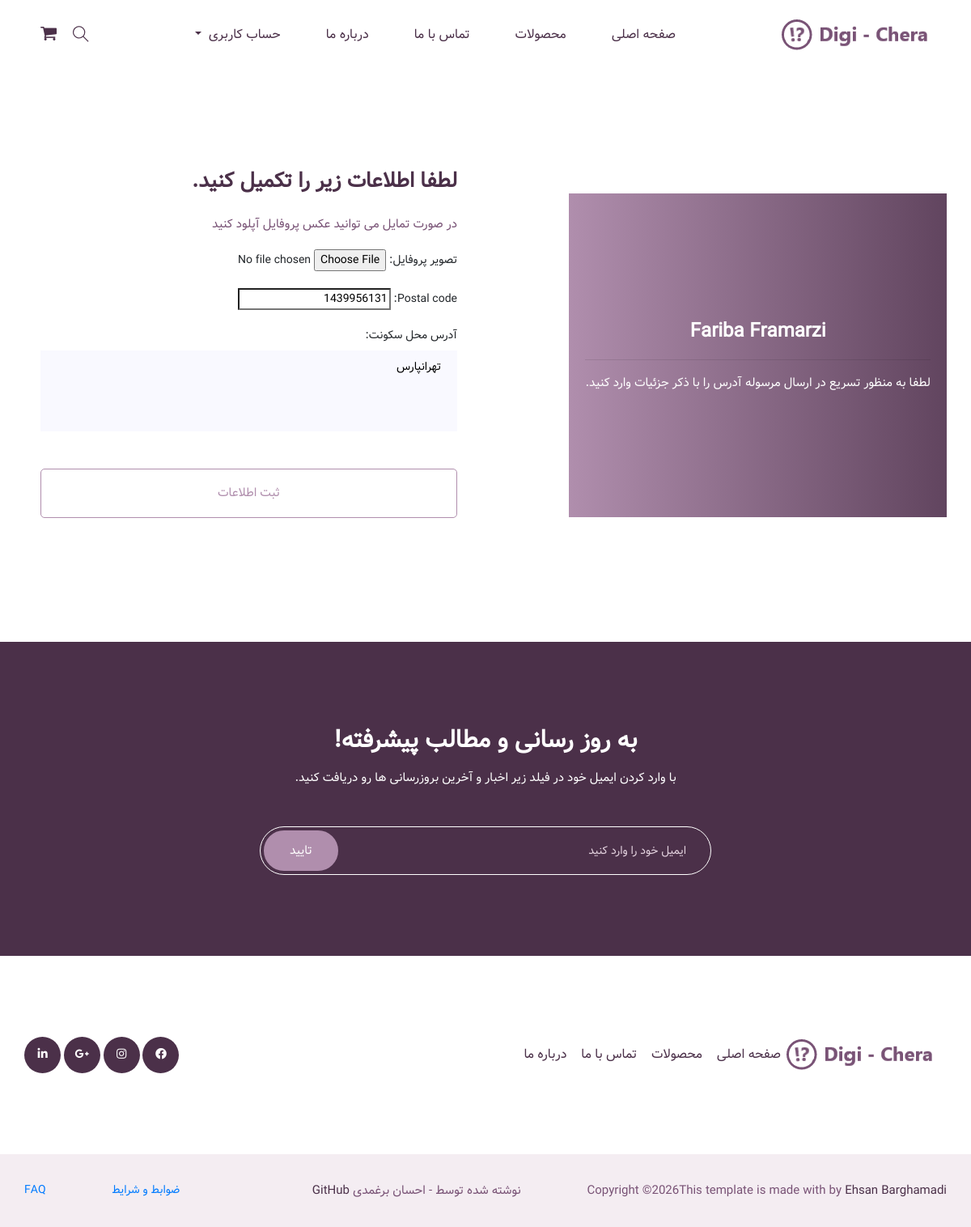
Screenshot of /account/update/ (signed in) with the database file from the repository.
### user/models.py (models this page shows, shortened)
class CustomUser(AbstractBaseUser, PermissionsMixin, TimeStampedModel):
    class Roles(models.TextChoices):
        CUSTOMER = 'customer', 'خریدار'
        SELLER = 'seller', 'فروشنده'
        STAFF = 'staff', 'ادمین'
    role = models.CharField(
        verbose_name='نقش',
        max_length=10,
        choices=Roles.choices,
        default=Roles.CUSTOMER
    )
    phone = models.CharField(
        verbose_name='شماره تماس',
        max_length=20,
        unique=True,
        validators= [phone_validator],
        help_text='شماره باید منحصر به فرد باشد'
    )
    first_name = models.CharField(
        verbose_name='نام',
        max_length=30
    )
    last_name = models.CharField(
        verbose_name='نام خانوادگی',
        max_length=30
    )
    email = models.EmailField(
        verbose_name='ایمیل',
        blank=True,
        null=True
    )
    is_active = models.BooleanField(
        default=True,
        help_text='مشخص میکند آیا کاربر فعال است یا نه'
    )
    is_staff = models.BooleanField(
        default=False,
        help_text='مربوط به دسترسی به پنل ادمین'
    )
    class Meta:
        verbose_name = 'کاربر'
        verbose_name_plural = 'کاربرها'
        ordering = ['-created_at']
    USERNAME_FIELD = 'phone'
    REQUIRED_FIELDS = ['first_name', 'last_name']
    objects = CustomUserManager()

### account/models.py (models this page shows, shortened)
class Profile(TimeStampedModel):
    user = models.OneToOneField(
        settings.AUTH_USER_MODEL,
        on_delete=models.CASCADE,
        related_name='profile',
        verbose_name='کاربر'
    )
    location = models.TextField(
        verbose_name='آدرس',
        max_length=255,
        blank=True,
        null=True,
    )
    postal_code = models.CharField(
        verbose_name='کد پستی',
        max_length=10,
        validators=[IRPostalCodeField().clean],
        blank=True,
        null=True,
    )
    avatar = models.ImageField(
        verbose_name='تصویر پروفایل',
        upload_to='avatars/',
        validators=[validate_file_size],
        blank=True,
        null=True
    )
    class Meta:
        verbose_name = 'پروفایل'
        verbose_name_plural = 'پروفایل ها'

### account/views.py (the view)
# urls.py: path('update/', views.profile_update, name='update'),
@login_required
def profile_update(request):
    profile = request.user.profile
    if request.method == 'POST':
        form = ProfileForm(request.POST, request.FILES, instance=profile)
        if form.is_valid():
            form.save()
            messages.success(request, 'پروفایل شما با موفقیت بروزرسانی شد')
            return redirect('account:detail')
    else:
        form = ProfileForm(instance=profile)
    return render(request, 'account/profile_form.html', {'form': form})

### account/forms.py
class ProfileForm(forms.ModelForm):
    postal_code = IRPostalCodeField(
        max_length=10,
        min_length=10,
        label='کد پستی',
        widget=forms.TextInput(attrs={
                'class': 'form-control',
                'placeholder': 'کد پستی خود را وارد کنید',
        }),
    )
    class Meta:
        model = Profile
        fields = ['avatar', 'location', 'postal_code']
        labels = {
            'avatar': 'تصویر پروفایل',
            'location': 'آدرس محل سکونت',
        }
        widgets = {
            'avatar': forms.FileInput(attrs={
                'class': 'form_control_file',
            }),
            'location': forms.Textarea(attrs={
                'class': 'single-textarea',
                'placeholder': 'آدرس خود را وارد کنید',
            }),
        }

### account/templates/account/profile_form.html (shortened to what this page needs)
{% extends 'base.html' %}
{% load static %}
{% block content %}
{% if user.is_authenticated %}
    <section class="login_part section_padding ">
        <div class="container">
            <div class="row align-items-center">
                <div class="col-lg-6 col-md-6">
                    <div class="login_part_text text-center">
                        <div class="login_part_text_iner">
							<h2> {{ user.first_name }}  {{ user.last_name }} </h2>
							<hr>
                            <p>لطفا به منظور تسریع در ارسال مرسوله آدرس را با ذکر جزئیات وارد کنید.</p>
                        </div>
                    </div>
                </div>
                <div class="col-lg-6 col-md-6">
                    <div class="login_part_form">
                        <div class="login_part_form_iner">
                            <h3> لطفا اطلاعات زیر را تکمیل کنید.</h3>
                            <form class="row contact_form" action="#" method="post" enctype="multipart/form-data">
                                <div class="col-md-12 form-group p_star">
                                    <p>در صورت تمایل می توانید عکس پروفایل آپلود کنید</p>
                                </div>
                                <div class="col-md-12 form-group p_star">
                                    {{ form.avatar.label_tag }}
                                    {{ form.avatar }}
                                </div>
                                <div class="col-md-12 form-group p_star">
                                    {{ form.postal_code.label_tag }}
                                    {{ form.postal_code }}
                                </div>
                                <div class="col-md-12 form-group p_star">
                                    {{ form.location.label_tag }}
                                    {{ form.location }}
                                </div>
                                <div class="col-md-12 form-group">
                                    <button type="submit" value="submit" class="btn_3">
                                        ثبت اطلاعات
                                    </button>
                                </div>
                            </form>
                        </div>
                    </div>
                </div>
            </div>
        </div>
    </section>
{% endif %}
{% endblock content %}

### rows the page displays
CustomUser: first_name "Fariba", last_name "Framarzi"
Profile: postal_code "1439956131", location "تهرانپارس"
